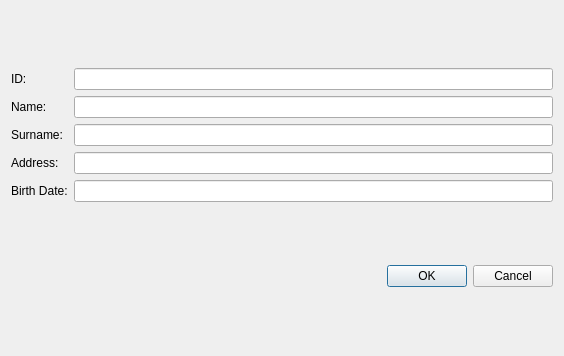
<?xml version="1.0" encoding="UTF-8"?>
<ui version="4.0">
 <class>AddStudentDialog</class>
 <widget class="QDialog" name="AddStudentDialog">
  <property name="geometry">
   <rect>
    <x>0</x>
    <y>0</y>
    <width>564</width>
    <height>356</height>
   </rect>
  </property>
  <property name="windowTitle">
   <string>Dialog</string>
  </property>
  <layout class="QVBoxLayout" name="verticalLayout_3">
   <item>
    <layout class="QHBoxLayout" name="horizontalLayout">
     <item>
      <layout class="QVBoxLayout" name="verticalLayout_2">
       <item>
        <widget class="QLabel" name="label">
         <property name="text">
          <string>ID:</string>
         </property>
        </widget>
       </item>
       <item>
        <widget class="QLabel" name="label_2">
         <property name="text">
          <string>Name:</string>
         </property>
        </widget>
       </item>
       <item>
        <widget class="QLabel" name="label_3">
         <property name="text">
          <string>Surname:</string>
         </property>
        </widget>
       </item>
       <item>
        <widget class="QLabel" name="label_4">
         <property name="text">
          <string>Address:</string>
         </property>
        </widget>
       </item>
       <item>
        <widget class="QLabel" name="label_5">
         <property name="text">
          <string>Birth Date:</string>
         </property>
        </widget>
       </item>
      </layout>
     </item>
     <item>
      <layout class="QVBoxLayout" name="verticalLayout">
       <item>
        <widget class="QLineEdit" name="lineEditStudentID"/>
       </item>
       <item>
        <widget class="QLineEdit" name="lineEditStudentName"/>
       </item>
       <item>
        <widget class="QLineEdit" name="lineEditStudentSurname"/>
       </item>
       <item>
        <widget class="QLineEdit" name="lineEditStudentAddress"/>
       </item>
       <item>
        <widget class="QLineEdit" name="lineEditStudentBirthDate"/>
       </item>
      </layout>
     </item>
    </layout>
   </item>
   <item>
    <widget class="QDialogButtonBox" name="buttonBox">
     <property name="orientation">
      <enum>Qt::Horizontal</enum>
     </property>
     <property name="standardButtons">
      <set>QDialogButtonBox::Cancel|QDialogButtonBox::Ok</set>
     </property>
    </widget>
   </item>
  </layout>
 </widget>
 <resources/>
 <connections>
  <connection>
   <sender>buttonBox</sender>
   <signal>accepted()</signal>
   <receiver>AddStudentDialog</receiver>
   <slot>accept()</slot>
   <hints>
    <hint type="sourcelabel">
     <x>248</x>
     <y>254</y>
    </hint>
    <hint type="destinationlabel">
     <x>157</x>
     <y>274</y>
    </hint>
   </hints>
  </connection>
  <connection>
   <sender>buttonBox</sender>
   <signal>rejected()</signal>
   <receiver>AddStudentDialog</receiver>
   <slot>reject()</slot>
   <hints>
    <hint type="sourcelabel">
     <x>316</x>
     <y>260</y>
    </hint>
    <hint type="destinationlabel">
     <x>286</x>
     <y>274</y>
    </hint>
   </hints>
  </connection>
 </connections>
</ui>
